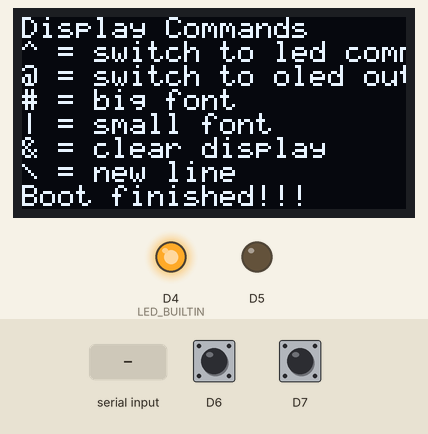
Bench run of a sketch on a simulated ESP8266 (NodeMCU). Parts: 128×64 one-colour display, output pins drawn as LEDs (lit = HIGH, except the on-board LED, lit = LOW). The test bench sets the inputs (shaded band); at power-on: D6 HIGH, D7 HIGH. What the sketch prints to the serial monitor is not drawn.

Above: at 3.1 s.
3.2 s: "h\n" received over Serial
At 5.0 s:
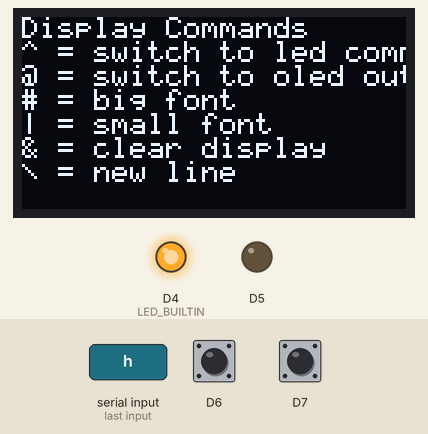
5.3 s: D6 pulled LOW for 0.15 s
At 6.6 s:
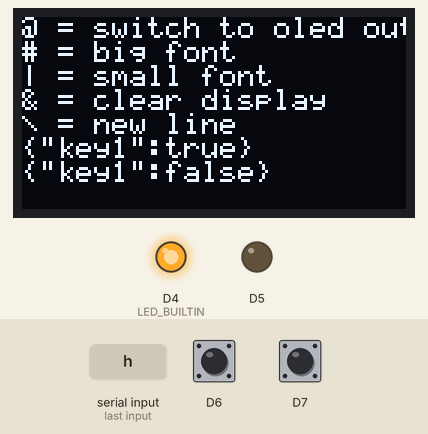
6.9 s: "&\n" received over Serial
At 8.1 s:
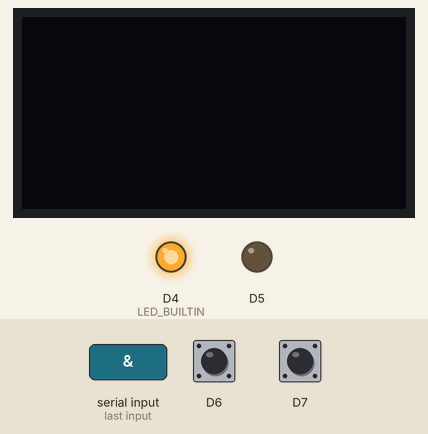
8.4 s: D7 pulled LOW for 0.15 s
At 9.7 s:
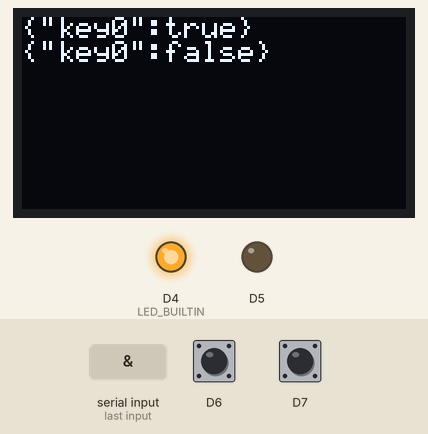
10.0 s: "o\n" received over Serial
At 10.6 s:
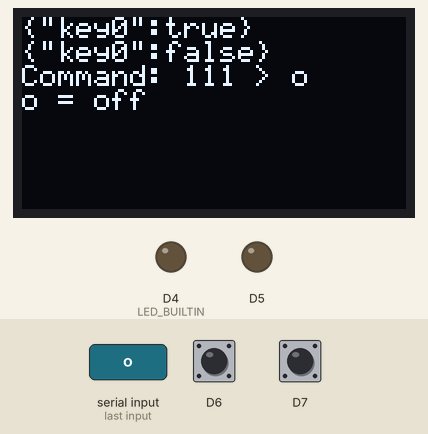
11.5 s: "x\n" received over Serial
At 12.9 s:
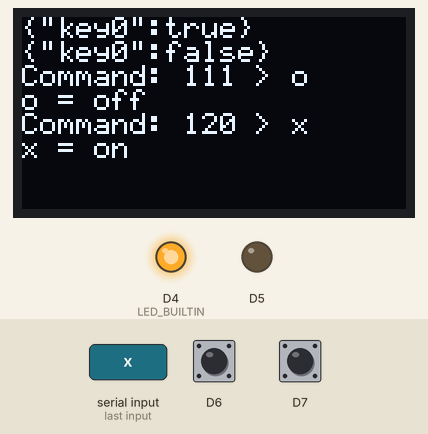
Timing chart, 0 to 14.0 s (numbered marks = the images above; inputs shaded):
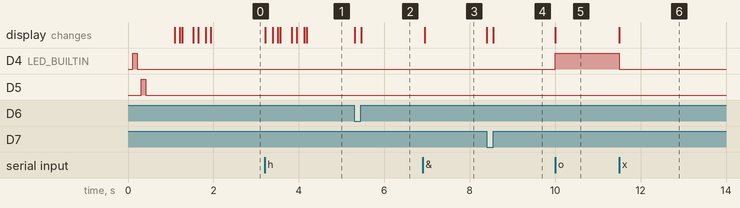

The sketch:

arduino-serial-ui.ino
```cpp
/*
  arduino-serial-ui
  V1.00
  see https://github.com/ThomasZehnder/arduino-serial-ui

  Switch on build in LED with serial input 115200 Baud:
  0,1,2,3 = select led, command is modal
  o = off
  x = on
  p = 100ms puls
  f = flash sequence 10 times fast

  ## First config Board: ArduinoWLAN 1202: Board Config, does not work with B&R USB, device is not recognised
    NodeMCU 1.0
    Flash Size: 4M(3M SPIFFS)
   I2C Bus:
   SDA = D1 = GPIO 5
   SCL = D2 = GPIO 4

  ESP8266 ESP-13 Reset Method V1.0 --> Big Arduino Board does not work with B&R USB, device is not recognised, has CH340 UART


  Arduino Nano --> small board works with B&R PLC
    Old Boot loader !!!
   I2C Bus:
   SDA = A4
   SCL = A5

  // initialize serial: baud rate fix to 115200, B&R PLC works with USB support and FRM- Library, other baud rates are not supported.


*/

#include "serial-help.hpp"
#include "serial-key.hpp"
#include "serial-display.hpp"
#include "serial-led.hpp"

char c = 0;

char pinArray[4];
char selectetPin = 0;

bool serialToOledOn = false;

bool valKey[2];
bool valKey_old[2];
int pinKey[2];

void setup()
{
  // setup OLED display
  displaySetup();

  // initialize serial: baud rate fix to 115200, B&R PLC works with USB support and FRM- Library, other baud rates are not supported.

  Serial.begin(115200);
  Serial.println("################################################################");
  Serial.println(" Serial Interface to Led's, OLED Display and Keys (115200 Baud )");
  Serial.println("################################################################");
  Serial.print(__DATE__);
  Serial.print(" / ");
  Serial.println(__TIME__);

  //Default settings IO mapping
  pinArray[0] = LED_BUILTIN;
  pinArray[1] = 5;
  pinArray[2] = 6;
  pinArray[3] = 7;
  pinKey[0] = 11; //D11;
  pinKey[1] = 12; //D12;

#if defined(ARDUINO_AVR_UNO)
  // Uno pin assignments
  serialPlusOled("ARDUINO_AVR_UNO");

#elif defined(ARDUINO_AVR_NANO)
  // NANO
  serialPlusOled("ARDUINO_AVR_NANO");

  pinArray[0] = LED_BUILTIN;
  pinArray[1] = PD5;
  pinArray[2] = PD6;
  pinArray[3] = PD7;
  pinKey[0] = 11; //D11;
  pinKey[1] = 12; //D12;

#elif defined(ARDUINO_ESP8266_NODEMCU)
  // ESP8266_NODEMCU
  serialPlusOled("ESP8266_NODEMCU");

  pinArray[0] = LED_BUILTIN;
  pinArray[1] = D5;
  pinArray[2] = D6;
  pinArray[3] = D7;
  pinKey[0] = D11;
  pinKey[1] = D12;

#elif defined(ARDUINO_ESP8266_ESP13)
  // ESP8266_ESP13 not tested
  Serial.println("ARDUINO_ESP8266_ESP13");

#else
#error Unsupported board selection. Stop compilation.
#endif

  // initialize leds
  ledInit();

  // initialize keys
  keyInit();

  //INTRO Help (also accessable with \h)
  Serial.println("###############################################################");
  help();
  Serial.println("###############################################################");

  oled.print("Boot finished!!!");
}

void loop()
{
  keyEdgeDetect(serialToOledOn);

  // if there's any serial available, read it:
  while (Serial.available() > 0)
  {
    // look wait on input
    c = Serial.read();

    if (c == '^')
    {
      serialToOledOn = false;
      Serial.println("@ send off to OLED");
      oled.setFont(System5x7);
    }

    else if (c == '@')
    {
      serialToOledOn = true;
      Serial.println("@ send character to OLED without interpretating until \\");
    }

    else if (displaySetting(c))
    {
      // if char is consumed return Value is true
    }

    else if (serialToOledOn)
    {
      oled.print(c);
    }

    else
    {

      displayShowCommand(c);

      if (c == 'h')
      {
        help();
      }
      else
      {
        ledCommand(c);
      }
    }
  }
}
```

serial-display.cpp
```cpp
#include "Arduino.h"
#include "serial-display.hpp"

SSD1306AsciiWire oled;

void displaySetup(void) {
  Wire.begin();
  Wire.setClock(400000L);
  oled.begin(&Adafruit128x64, I2C_ADDRESS);
  oled.setScrollMode(SCROLL_MODE_AUTO);

  oled.setFont(fixed_bold10x15);
  oled.clear();
  oled.println("Serial UI");

  oled.setFont(System5x7);
  oled.print("Build: ");
  oled.println(__DATE__);
  oled.print(" / ");
  oled.println(__TIME__);
  oled.setFont(System5x7);
}

void serialPlusOled(char *s)
{
  Serial.println(s);
  oled.println(s);
}

void serialPlusOledDelayed(char *s)
{
  serialPlusOled(s);
  delay(50);
}


void displayShowCommand(char c)
{
  if (c != '\n') //avoid unnecessary line for LF
  {
    oled.print("Command: ");
    oled.print((int)c);
    oled.print(" > ");
    oled.println(c);
  }
}

bool displaySetting(char  c)
{
  if (c == '#')
  {
    oled.setFont(fixed_bold10x15);
    return true;
  }
  else if (c == '|')
  {
    oled.setFont(System5x7);
    return true;
  }
  else if (c == '&')
  {
    oled.clear();
    return true;
  }
  else if (c == '\\')
  {
    oled.println("");
    return true;
  }
  return false;
}
```

serial-display.hpp
```cpp
#ifndef serial_display_h
#define serial_display_h

#include <Wire.h>
#include "SSD1306Ascii.h"
#include "SSD1306AsciiWire.h"

// 0X3C+SA0 - 0x3C or 0x3D
#define I2C_ADDRESS 0x3C

extern SSD1306AsciiWire oled;

void displaySetup(void);

void serialPlusOled(char *s);
void serialPlusOledDelayed(char *s);

void displayShowCommand(char  c);

bool displaySetting(char  c);

#endif //serial_display_h
```

serial-help.cpp
```cpp
#include "Arduino.h"
#include "serial-display.hpp"
#include "serial-key.hpp"

void help()
{
  int aditionalDelay = 0;
  while (keyPressed(0)) {aditionalDelay=1000;}; // wait on key0
  while (keyPressed(1)) {aditionalDelay=1000;}; // wait on key1
  serialPlusOledDelayed("Led Commands");
  serialPlusOledDelayed("x,o = off/on");
  serialPlusOledDelayed("d = 100ms delay");
  serialPlusOledDelayed("p = 100ms puls");
  serialPlusOledDelayed("f = flash sequence 10 times fast");
  serialPlusOledDelayed("0..3 = select led (modal)");
  serialPlusOledDelayed("h = this help");

  delay(200+aditionalDelay);
  while (keyPressed(0)) {}; // wait on key0
  while (keyPressed(1)) {}; // wait on key1
  serialPlusOledDelayed("Display Commands");
  serialPlusOledDelayed("^ = switch to led command");
  serialPlusOledDelayed("@ = switch to oled output");
  serialPlusOledDelayed("# = big font");
  serialPlusOledDelayed("| = small font");
  serialPlusOledDelayed("& = clear display");
  serialPlusOledDelayed("\\ = new line");

}
```

serial-help.hpp
```cpp
#ifndef serial_help_h
#define serial_help_h

    void help(void);

#endif //serial_help_h
```

serial-key.cpp
```cpp
#include "Arduino.h"
#include "serial-key.hpp"
#include "serial-display.hpp"


#define KEYTRUELEVEL false

void keyInit(void)
{
  int i;
  for (i = 0; i < 2; i++)
  {
    pinMode(pinKey[i], INPUT_PULLUP);
    valKey[i] = digitalRead(pinKey[i]);
    valKey_old[i] = valKey[i];
  }
}

bool keyPressed(int nr)
{
  return (digitalRead(pinKey[nr]) == KEYTRUELEVEL);
}

void sendJSON(int nr, char* value, bool serialToOledOn)
{
  char line[30];
  sprintf(line, "{\"key%i\":%s}", nr, value) ;
  if (serialToOledOn)
  {
    //send only to serial out
    Serial.println(line);
  }
  else
  {
    serialPlusOled(line);
  }
}

void keyEdgeDetect (bool serialToOledOn)
{
  int i;
  for (i = 0; i < 2; i++)
  {
    valKey[i] = digitalRead(pinKey[i]);
    if ((valKey[i] == KEYTRUELEVEL) && (valKey_old[i] == !KEYTRUELEVEL)) {
      sendJSON(i,"true", serialToOledOn);
    } else if ((valKey[i] == !KEYTRUELEVEL) && (valKey_old[i] == KEYTRUELEVEL)) {
      sendJSON(i,"false", serialToOledOn);
    }
    valKey_old[i] = valKey[i];
  }
}
```

serial-key.hpp
```cpp
#ifndef serial_key_h
#define serial_key_h

extern bool valKey[2];
extern bool valKey_old[2];
extern int pinKey[2];


void keyInit(void);

bool keyPressed(int nr);

void keyEdgeDetect (bool serialToOledOn);

#endif //serial_key_h
```

serial-led.cpp
```cpp
#include "Arduino.h"
#include "serial-led.hpp"
#include "serial-display.hpp"

void ledInit(void)
{
  int i;
  // initialize digital pin LED_BUILTIN as an output.
  for (i = 0; i < 4; i++)
  {
    pinMode(pinArray[i], OUTPUT);
    digitalWrite(pinArray[i], LOW); // turn the LED off by making the voltage LOW

    // initial demo flashing
    ledPulse();
    selectetPin = (1+i)%4;
  }
}

void ledPulse(void)
{
  digitalWrite(pinArray[selectetPin], HIGH); // turn the LED on (HIGH is the voltage level)
  delay(100);                                // wait
  digitalWrite(pinArray[selectetPin], LOW);  // turn the LED on (HIGH is the voltage level)
  delay(100);
}
void ledFlash(void)
{
  int i;
  for (i = 1; i < 10; i++)
  {
    ledPulse();
  }
}

void ledCommand(char c)
{
  if (c == 'f')
  {
    ledFlash();
    serialPlusOled("f = flash sequence 10 times fast");
  }
  else if (c == 'o')
  {
    digitalWrite(pinArray[selectetPin], HIGH); // turn the LED on (HIGH is the voltage level)
    serialPlusOled("o = off");
  }
  else if (c == 'x')
  {
    digitalWrite(pinArray[selectetPin], LOW); // turn the LED on (HIGH is the voltage level)
    serialPlusOled("x = on");
  }
  else if (c == 'p')
  {
    ledPulse();
    serialPlusOled("p = 100ms puls");
  }
  else if (c == 'd')
  {
    delay(100);
    serialPlusOled("d = 100ms delay");
  }
  else if (c == '0')
  {
    serialPlusOled("select led 0");
    selectetPin = 0;
  }
  else if (c == '1')
  {
    serialPlusOled("select led 1");
    selectetPin = 1;
  }
  else if (c == '2')
  {
    serialPlusOled("select led 2");
    selectetPin = 2;
  }
  else if (c == '3')
  {
    serialPlusOled("select led 3");
    selectetPin = 3;
  }
  else if (c == '\r')
  {
    //Serial.println(".r.\r");
  }
  else if (c == '\n')
  {
    ///Serial.println(".n.\n");
  }
  else
  {
    Serial.print("Command: ");
    Serial.print(c);
    Serial.print(",");
    Serial.print(c, HEX);
    Serial.println(" not implemented");
  }
}
```

serial-led.hpp
```cpp
extern char pinArray[4];
extern char selectetPin;


void ledInit(void);
void ledPulse(void);
void ledFlash(void);

void ledCommand(char c);
```

Measured:
- after the input at 3.2 s, the display: first changes at once (image 1 shows a later state)
- after the input at 5.3 s, the display: first changes at once (image 2 shows a later state)
- after the input at 6.9 s, the display: changes at once (image 3)
- after the input at 8.4 s, the display: first changes at once (image 4 shows a later state)
- after the input at 10.0 s, D4 (LED_BUILTIN): LOW → HIGH at once; the display: changes at once (image 5)
- after the input at 11.5 s, D4 (LED_BUILTIN): HIGH → LOW at once; the display: changes at once (image 6)
